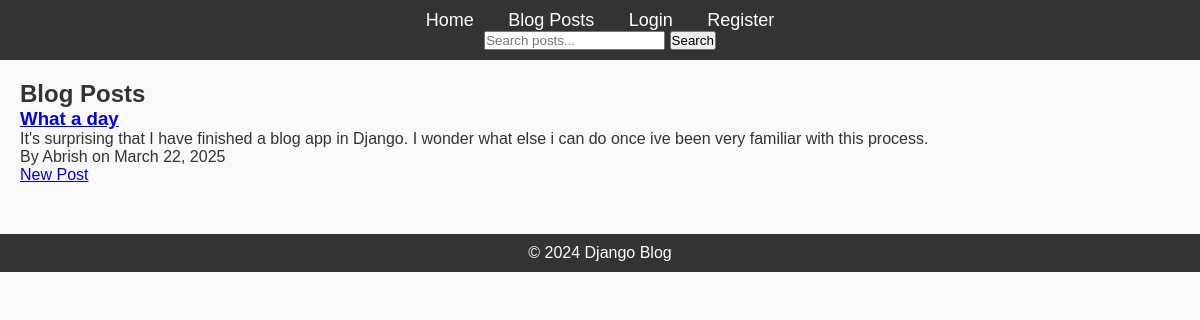
The app's page /post/ (signed in) with its own data.
### blog/models.py (models this page shows, shortened)
class Post(models.Model):
    title = models.CharField(max_length=200)
    content = models.TextField()
    published_date = models.DateTimeField(auto_now_add=True)
    author = models.ForeignKey(User, on_delete=models.CASCADE)
    tags = TaggableManager()

### blog/views.py (the view)
# urls.py: path('post/', views.PostListView.as_view(), name='post_list'),
class PostListView(ListView):
    model = Post
    template_name = "blog/post_list.html"
    context_object_name = "posts"

### blog/templates/blog/post_list.html
{% extends "blog/base.html" %}
{% block content %}
    <h2>Blog Posts</h2>
    {% for post in posts %}
        <article>
            <h3><a href="{% url 'post_detail' post.pk %}">{{ post.title }}</a></h3>
            <p>{{ post.content|truncatewords:30 }}</p>
            <p>By {{ post.author }} on {{ post.published_date|date:"F d, Y" }}</p>
        </article>
    {% empty %}
        <p>No posts available.</p>
    {% endfor %}
    {% if user.is_authenticated %}
        <a href="{% url 'post_create' %}">New Post</a>
    {% endif %}
{% endblock %}

### static/css/styles.css (style rules this page uses)
* { margin: 0; padding: 0; box-sizing: border-box; }
body { font-family: Arial, sans-serif; background-color: #f9f9f9; color: #333; }

### records on screen
Post: title "What a day", content "It's surprising that I have finished a blog app in Django. I wonder what else i can do once ive been very familiar with this process.", author "Abrish", published_date "March 22, 2025"
